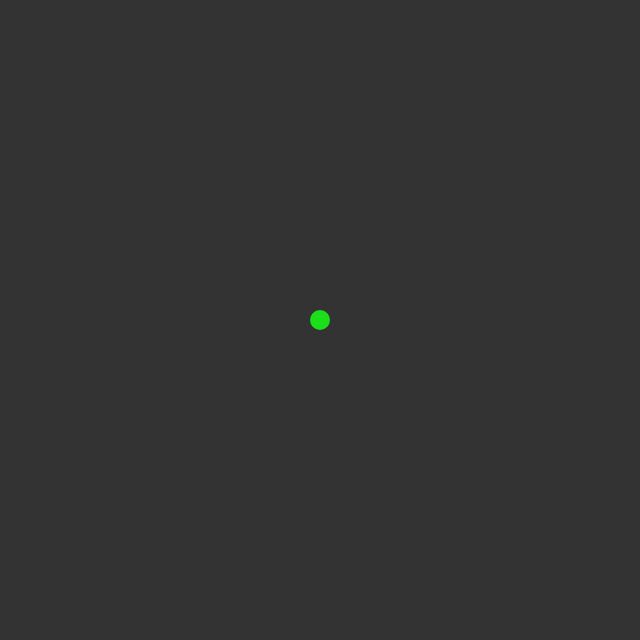
Frame 1 (no input)
Frame 60 (no input): identical to frame 1, image omitted
Frame 120 (the mouse pressed at the canvas centre since frame 60): blank canvas, image omitted

The p5.js sketch that drew this single still picture (run headless with seeded random() and noise() and a simulated clock; from frame 60 on, the mouse is pressed at the canvas centre):

// p5.js sketch
// ── sketch.js
let snake;

function setup() {
  createCanvas(640, 640);
  snake = new Snake();
}

function keyPressed() {
  if (keyCode === LEFT_ARROW) {
    snake.turn(-1,0);
  } else if (keyCode === RIGHT_ARROW) {
    snake.turn(1, 0);
  } else if (keyCode === UP_ARROW) {
    snake.turn(0, -1);
  } else {
    snake.turn(0, 1);
  }
}

function mousePressed() {
  snake.eat();
}

function draw() {
  background(51);
  snake.update();
  snake.show();

}

// ── snake.js
class Snake {
  constructor() {
    this.position = createVector(width / 2, height / 2);
    this.velocity = createVector();
    this.seg = []; // this keeps track of where all my segments are
    this.segLength = 20;
    this.size = 5;
    this.seg.push(this.position);
    // this.velocity.setMag()  // just in case
    // this.segment = 20; //how long is each segment of the Snake
  }

  eat() {
    let index = this.seg.length-1
    this.seg.push(createVector(this.seg[index].add(
      this.velocity.setMag(this.segLength))))
  }

  update() {
    let index = this.seg.length-1
    let newSeg = this.seg[index].add(this.velocity);
    this.seg.push(newSeg)
    this.seg.splice(0,1)
  }

  turn(x, y) {
    this.velocity = createVector(x, y);
  }

  show() {
    strokeWeight(this.segLength);
    stroke(25, 224, 25);
    for (let i = 0; i < this.seg.length; i++) {
      point(this.seg[i].x, this.seg[i].y);
    }
  }
}
